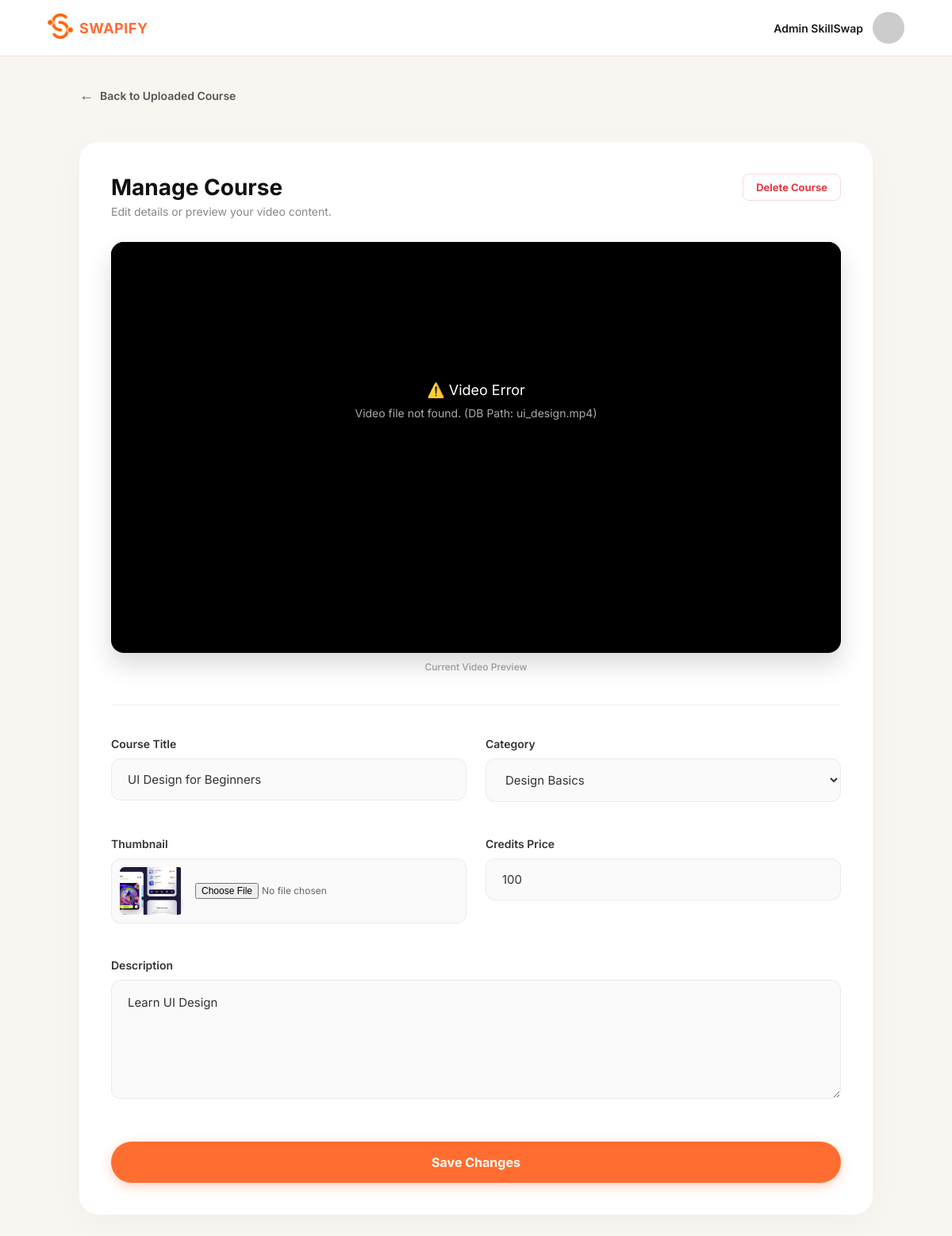
/edit-course.php?id=1 (signed in), run on the app's committed database.
### tables this page shows
CREATE TABLE `ms_users` (
  `user_id` int(11) NOT NULL,
  `name` varchar(100) DEFAULT NULL,
  `email` varchar(100) DEFAULT NULL,
  `phone_number` varchar(20) DEFAULT NULL,
  `password` varchar(255) DEFAULT NULL,
  `profile_picture` varchar(255) DEFAULT NULL,
  `bio` text DEFAULT NULL,
  `role` enum('user','expert','admin') DEFAULT 'user',
  `joined_date` datetime DEFAULT current_timestamp()
);

CREATE TABLE `ms_courses` (
  `course_id` int(11) NOT NULL,
  `user_id` int(11) DEFAULT NULL,
  `category_id` int(11) DEFAULT NULL,
  `title` varchar(150) DEFAULT NULL,
  `video` varchar(255) DEFAULT NULL,
  `description` text DEFAULT NULL,
  `upload_date` datetime DEFAULT current_timestamp(),
  `credits_price` int(11) DEFAULT NULL,
  `thumbnail` varchar(255) DEFAULT NULL
);

CREATE TABLE `ms_coursecategory` (
  `category_id` int(11) NOT NULL,
  `category_name` varchar(100) DEFAULT NULL,
  `category_description` text DEFAULT NULL,
  `description` text DEFAULT NULL
);

### edit-course.php (the view, shortened to what this page needs)
<?php
include 'includes/db_connect.php';
$user_id = $_SESSION['user_id'];
$q_user = "SELECT name, profile_picture FROM ms_users WHERE user_id = $user_id";
$res_user = mysqli_query($conn, $q_user);
$user_data = mysqli_fetch_assoc($res_user);
$user_img = $user_data['profile_picture'];
$final_avatar = (!empty($user_img) && file_exists("uploads/" . $user_img))
                ? "uploads/" . $user_img
                : "https://ui-avatars.com/api/?name=" . urlencode($user_data['name']) . "&background=FF6B35&color=fff";
$course_id = (int)$_GET['id'];
$query = "SELECT * FROM ms_courses WHERE course_id = $course_id";
$result = mysqli_query($conn, $query);
$course = mysqli_fetch_assoc($result);
$query_cats = mysqli_query($conn, "SELECT * FROM ms_coursecategory");
?>
<!DOCTYPE html>
<html lang="en">
<head>
    <link rel="stylesheet" href="css/upload-course.css">
    <link rel="stylesheet" href="css/view-course.css">
    <link rel="stylesheet" href="css/edit-course.css">
</head>
<body>
<header class="header-minimal">
    <div class="logo-container">
        <div class="logo-icon">
            <img src="images/v91_89.png" alt="Swapify Logo">
        </div>
        <span class="logo-text">SWAPIFY</span>
    </div>
    <div class="header-right">
        <div class="user-profile">
            <span class="user-name"><?php echo htmlspecialchars($user_data['name']); ?></span>
            <div class="avatar-container">
                <img src="<?php echo $final_avatar; ?>" alt="Profile" class="header-avatar">
            </div>
        </div>
    </div>
</header>
<div class="main-wrapper">
    <div class="top-nav">
        <a href="uploaded-courses.php" class="back-link">
            <span class="arrow">&larr;</span> Back to Uploaded Course
        </a>
    </div>
    <div class="container">
        <div class="header-section">
            <div class="title-area">
                <h1>Manage Course</h1>
                <p class="subtitle">Edit details or preview your video content.</p>
            </div>
            <form action="edit-course.php?id=<?= $course_id ?>" method="POST" onsubmit="return confirm('Are you sure you want to DELETE this course? This cannot be undone.');">
                <button type="submit" name="delete_course" class="btn btn-danger">Delete Course</button>
            </form>
        </div>
        <div class="video-section">
            <div class="video-box">
                <?php
                    $video_db = $course['video'];
                    $video_src = "";
                    $video_error = "";
                    if (!empty($video_db) && file_exists($video_db)) {
                        $video_src = $video_db;
                    }
                    elseif (!empty($video_db) && file_exists("uploads/videos/" . $video_db)) {
                        $video_src = "uploads/videos/" . $video_db;
                    }
                    else {
                        $video_error = "Video file not found. (DB Path: " . htmlspecialchars($video_db) . ")";
                    }
                ?>
                <?php if ($video_src): ?>
                    <video controls width="100%">
                        <source src="<?php echo htmlspecialchars($video_src); ?>" type="video/mp4">
                        Your browser does not support HTML5 video.
                    </video>
                <?php else: ?>
                    <div style="height: 400px; background: #000; color: white; display: flex; flex-direction: column; align-items: center; justify-content: center; text-align: center;">
                        <p style="font-size: 18px; margin-bottom: 10px;">⚠️ Video Error</p>
                        <p style="font-size: 14px; color: #aaa;"><?php echo $video_error; ?></p>
                    </div>
                <?php endif; ?>
            </div>
            <p class="video-label">Current Video Preview</p>
        </div>
        <hr class="divider">
        <form method="POST" enctype="multipart/form-data" class="edit-form">
            <div class="form-row">
                <div class="form-group half">
                    <label>Course Title</label>
                    <input type="text" name="title" class="form-control" value="<?php echo htmlspecialchars($course['title']); ?>" required placeholder="Input title...">
                </div>
                <div class="form-group half">
                    <label>Category</label>
                    <div class="select-wrapper">
                        <select name="category_id" class="form-control" required>
                            <?php while($cat = mysqli_fetch_assoc($query_cats)): ?>
                                <option value="<?php echo $cat['category_id']; ?>"
                                    <?php if($cat['category_id'] == $course['category_id']) echo 'selected'; ?>>
                                    <?php echo $cat['category_name']; ?>
                                </option>
                            <?php endwhile; ?>
                        </select>
                    </div>
                </div>
            </div>
            <div class="form-row">
                <div class="form-group half">
                    <label>Thumbnail</label>
                    <div class="thumbnail-preview-box">
                        <?php
                            $db_path = $course['thumbnail'];
                            $final_src = "";
                            if (empty($db_path)) {
                                $status_text = "Database kosong (Belum ada gambar).";
                            }
                            elseif (file_exists($db_path)) {
                                $final_src = $db_path;
                            }
                            elseif (file_exists("uploads/thumbnails/" . $db_path)) {
                                $final_src = "uploads/thumbnails/" . $db_path;
                            }
                            else {
                                $status_text = "File tidak ditemukan di folder.";
                            }
                        ?>
                        <?php if (!empty($final_src)): ?>
                            <img src="<?php echo htmlspecialchars($final_src); ?>" class="current-thumbnail" alt="Thumbnail Image">
                        <?php else: ?>
                            <div class="no-thumb">
                                <span>No Image</span>
                            </div>
                        <?php endif; ?>
                        <input type="file" name="thumbnail" class="file-input" accept="image/*">
                    </div>
                </div>
                <div class="form-group half">
                    <label>Credits Price</label>
                    <input type="number" name="credits_price" class="form-control" value="<?php echo $course['credits_price']; ?>" required placeholder="0">
                </div>
            </div>
            <div class="form-group">
                <label>Description</label>
                <textarea name="description" class="form-control" required placeholder="Input description..."><?php echo htmlspecialchars($course['description']); ?></textarea>
            </div>
            <div class="action-footer">
                <button type="submit" name="update_course" class="btn btn-primary">Save Changes</button>
            </div>
        </form>
    </div>
</div>
</body>
</html>

### css/upload-course.css (style rules this page uses)
:root { --primary-orange: #FF6B00; --bg-color: #F3F1ED; --text-dark: #1A1A1A; --text-grey: #666666; --card-radius: 16px; --border-color: #EAEAEA; }
body { background-color: var(--bg-color); font-family: 'SF Pro', -apple-system, BlinkMacSystemFont, sans-serif; color: var(--text-dark); margin: 0; padding-bottom: 50px; }
.container { max-width: 1100px; margin: 40px auto; padding: 0 20px; }
.form-group { margin-bottom: 20px; }
.form-control { width: 100%; padding: 12px 15px; border: 1px solid #E0E0E0; border-radius: 8px; font-size: 1rem; box-sizing: border-box; background: #FEFEFE; transition: border-color 0.2s; font-family: inherit; }
textarea.form-control { resize: vertical; min-height: 100px; }
.back-link { text-decoration: none; color: #555; font-weight: 600; font-size: 14px; transition: color 0.3s; display: flex; align-items: center; gap: 8px; margin-bottom: 20px; }
.arrow { font-size: 18px; line-height: 1; }
.main-wrapper { padding: 40px 20px; display: flex; flex-direction: column; align-items: center; }

### css/view-course.css (style rules this page uses)
* { box-sizing: border-box; margin: 0; padding: 0; font-family: 'Inter', sans-serif; }
body { background: #F5F1ED; color: #1F2937; }
.header-minimal { display: flex; justify-content: space-between; align-items: center; padding: 15px 60px; background: white; border-bottom: 1px solid #E5E7EB; }
.logo-text { color: #FF6B35; font-weight: 800; font-size: 22px; }
.header-right { display: flex; align-items: center; gap: 25px; }
.user-profile { display: flex; align-items: center; gap: 12px; }
.user-name { font-weight: 600; font-size: 14px; }
.container { max-width: 1000px; margin: auto; padding: 30px 40px; }
.back-link { text-decoration: none; color: #6B7280; font-size: 14px; font-weight: 600; }
.avatar-container { width: 40px; height: 40px; border-radius: 50%; overflow: hidden; }
.header-avatar { width: 100%; height: 100%; object-fit: cover; }
.logo-container { display: flex; align-items: center; gap: 8px; }
.logo-icon img { width: 32px; height: 32px; object-fit: contain; }
.logo-text { font-size: 18px; font-weight: 700; color: #FF6B35; letter-spacing: 0.5px; }

### data on the page
ms_users: name "Admin SkillSwap"
ms_courses: video "Video file not found. (DB Path: ui_design.mp4)", title "UI Design for Beginners", category_id "Design Basics", thumbnail (picture), credits_price "100", description "Learn UI Design"
